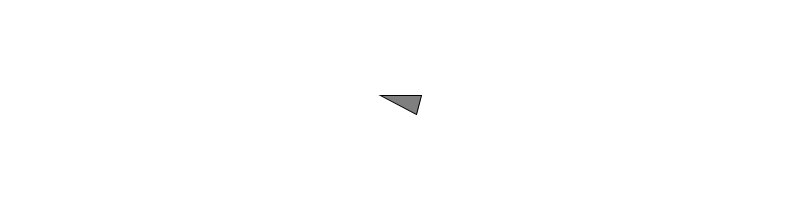
Frame 1 (no input)
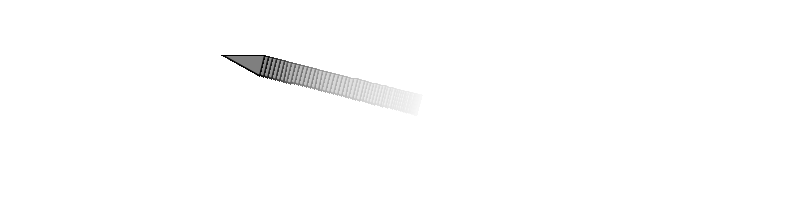
Frame 60 (the mouse pressed at the canvas centre just before this capture)
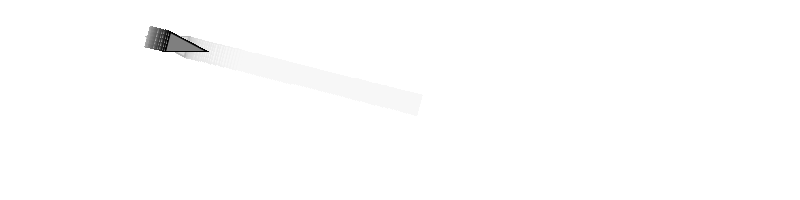
Frame 120 (the mouse held since frame 60 and released just before this capture)

The Processing sketch that drew these frames (run headless with seeded random() and noise(); from frame 60 on, the mouse is pressed at the canvas centre):

// Processing sketch: Agents62_arrive
// ── Agents62_arrive.pde
Veh v;

void setup() {
  size(800, 200);
  v = new Veh(width/2, height/2);
   background(255);
}

void draw() {
  fill(255,15);
  noStroke();
  rect(0,0,width, height);
 noFill();

  PVector mouse = new PVector(mouseX, mouseY);


  // Call the appropriate steering behaviors for our agents
  v.arrive(mouse);
  v.update();
  v.show();
}

void mousePressed(){
 background(255);
}
// ── Veh.pde
class Veh {
  float mS, mF, r ;
  PVector pos, acc, vel ;
  ArrayList<PVector> his = new ArrayList<PVector>();


  Veh(float x_, float y_) {
    acc = new PVector(0, 0);
    vel = new PVector(0, 0);
    pos = new PVector(x_, y_);
    r = 10 ;
    mS = 4;
    mF = 0.1 ;
  }

  void aF(PVector f_) {
    acc.add(f_);
  }

  void arrive(PVector t_) {
    PVector des = PVector.sub(t_,pos);
    float d = des.mag();
    if(d <200){
    float m = map(d, 0,200, 0,mS);
    } else{
      des.mult(mS);
    }      
    PVector S= PVector.sub(des,vel);
    S.limit(mF);
    
    aF(S);
  }
  
  void update() {
    vel.add(acc);
    vel.limit(mS);
    pos.add(vel);
    acc.mult(0);

    his.add(pos.get());
    if (his.size()>100) {
      his.remove(0);
    }
  }

  void show() {
    
    beginShape();
    fill(0);
    noStroke();
    for (PVector v : his) {
      vertex(v.x, v.y);
      endShape();

      float theta = vel.heading2D() + PI/2;
      fill(127);
      stroke(0);
      strokeWeight(1);
      pushMatrix();
      translate(pos.x, pos.y);
      rotate(theta);
      beginShape();
      vertex(0, -r*2);
      vertex(-r, r*2);
      vertex(r, r*2);
      endShape(CLOSE);
      popMatrix();
    }
  }
}

 
